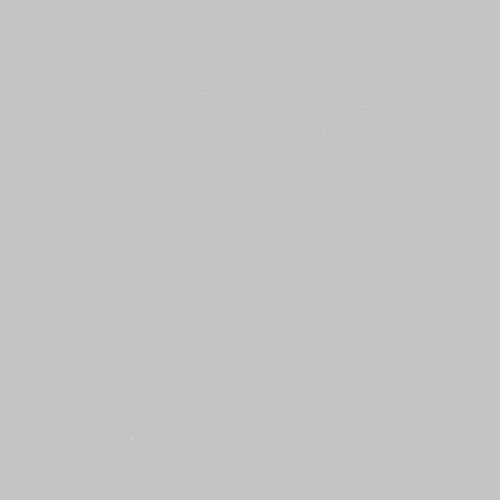
Frame 1 (no input)
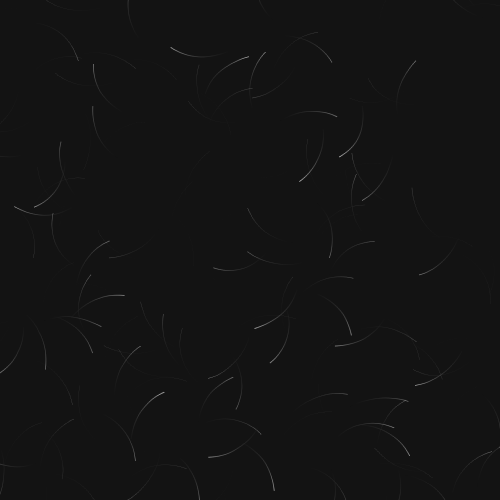
Frame 60 (the mouse pressed at the canvas centre just before this capture)
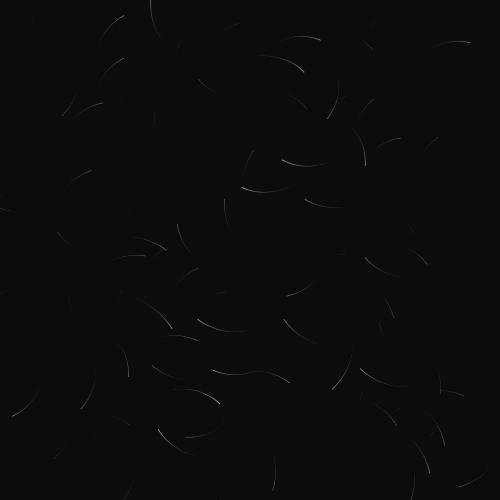
Frame 120 (the mouse held since frame 60 and released just before this capture)

The Processing sketch that drew these frames (run headless with seeded random() and noise(); from frame 60 on, the mouse is pressed at the canvas centre):

// Processing sketch: processing_42472
// ── processing_42472.pde


int pSize = 150;
P[] planet = new P[pSize];

void setup() {
  smooth();
  noStroke();
  size(500, 500);

  for (int i=0;i<pSize;i++) {
    planet[i] = new P(random(width), random(height), random(1), random(361),(int)random(100)+155);
  }
}



void draw() {
//  background(50);
 fill(0,10);
 rect(0,0,width,height);
 
  for (int i=0;i<pSize;i++) {
    planet[i].update();
  }
}

class P {
  float x=0;
  float y=0;
  float d=0;
  float a=0;
  int c=0;
  
  public P(float x, float y, float d, float a,int c) {
    this.x = x;
    this.y = y;
    this.d = d;
    this.a = a;
    this.c = c;
  }

  public void update() {
    noStroke();
    fill(c);
    ellipse(x, y, d, d);

    x+= cos(radians(a))*1;
    y+= sin(radians(a))*1;
    a+=random(2);
  }
}
